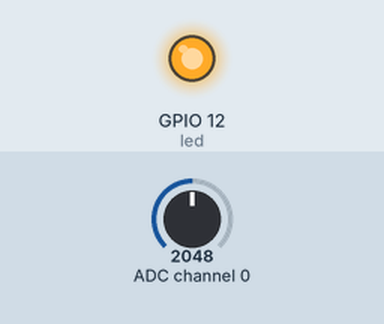
Recording of a program running on a simulated Raspberry Pi (BCM pin numbers). Shown: output pins drawn as LEDs (lit = HIGH). The test bench sets the inputs (shaded band); at power-on: ADC channel 0 = 2048 (analog values on the 0–4095 scale).

Above: at 1.2 s.
1.3 s: ADC channel 0 set to 2399
2.8 s: ADC channel 0 set to 2509
At 3.5 s:
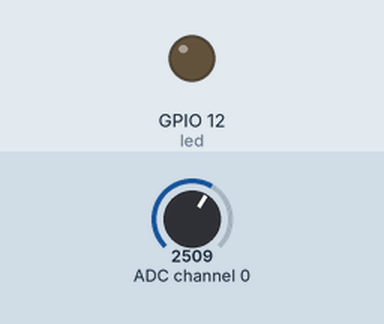
4.3 s: ADC channel 0 set to 2047
At 4.8 s:
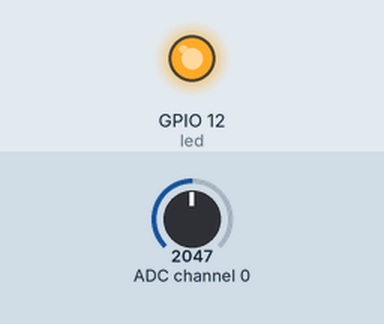
5.9 s: ADC channel 0 set to 2866
At 7.3 s:
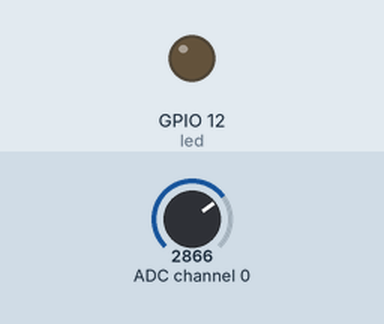
Timing chart, 0 to 8.5 s (numbered marks = the images above; inputs shaded):
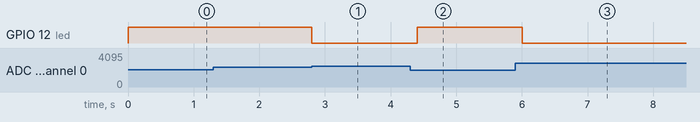

Measured:
- the behaviour switches between 2456 and 2457 on ADC channel 0 (found by bisection; images 0 and 1)
- after the input at 1.3 s, every drawn part: stays the same
- after the input at 2.8 s, GPIO 12 (led): HIGH → LOW at once
- after the input at 4.3 s, GPIO 12 (led): LOW → HIGH after 0.10 s
- after the input at 5.9 s, GPIO 12 (led): HIGH → LOW after 0.10 s

The program:

06-02-led.py
```python
from gpiozero import MCP3208, LED
from time import sleep

adc0 = MCP3208(0)
led = LED(12)
try:
    while True:
        inputVal0 = adc0.value
        if inputVal0 < 0.6:
            led.on()
        else:
            led.off()
        #print(inputVal0)
        sleep(0.2)

except KeyboardInterrupt:
    pass


adc0.close()
led.close() 
```
